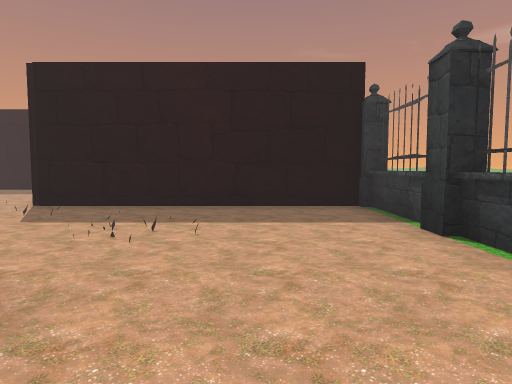
view 1 (above)

17 first-person views from a walk through a 3-D level made in the Unity game engine. The camera is 1.5 m above the floor, tilts 4° down and sees 75° across. The floor is counted in squares, 2 m on a side. Each view is taken from the middle of a square. On the plan, view 1 faces up. The plan holds only what a view shows up to about 11 squares ahead; the rest is blank. The place goes on beyond the plan. Some animated figures are left out.

view 2
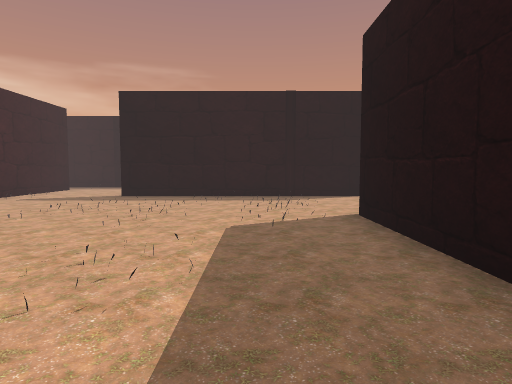

view 3
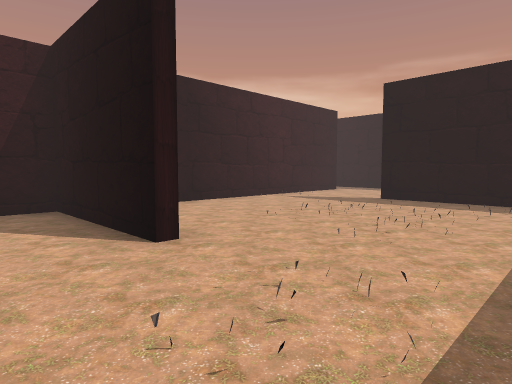

view 4
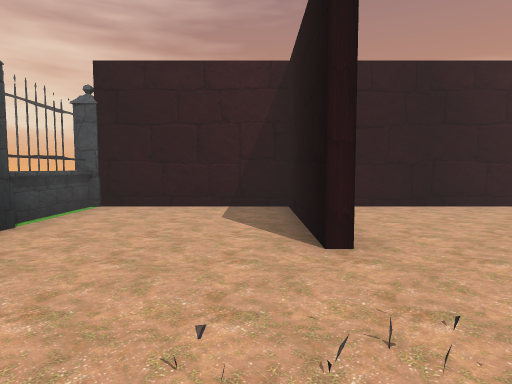

view 5
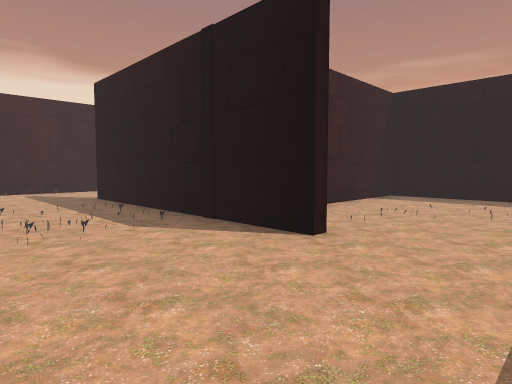

view 6
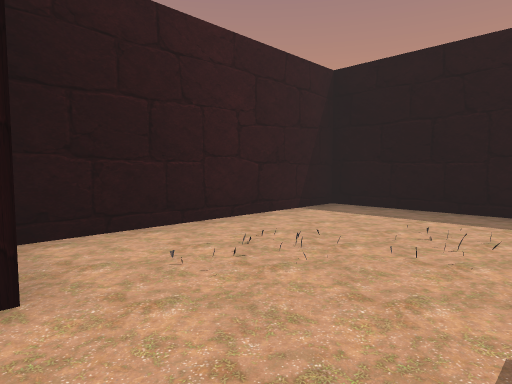

view 7
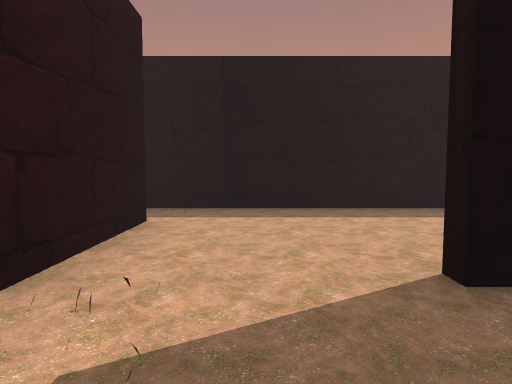

view 8
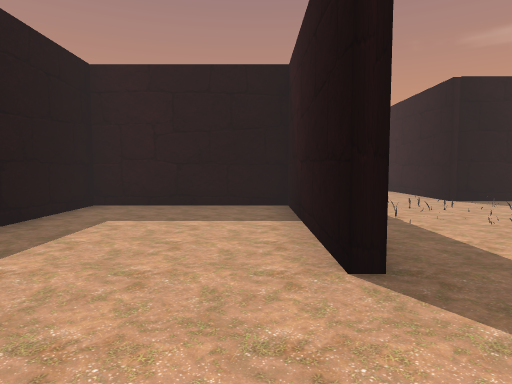

view 9
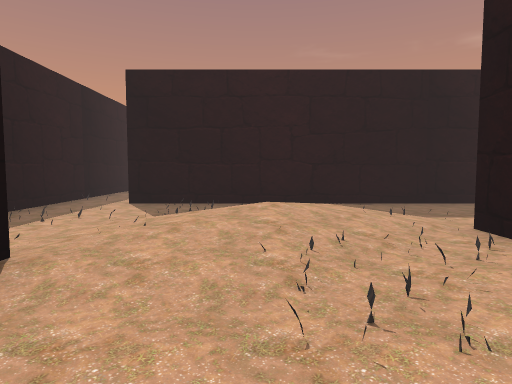

view 10
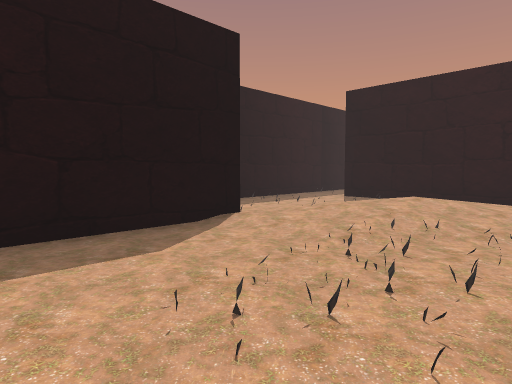

view 11
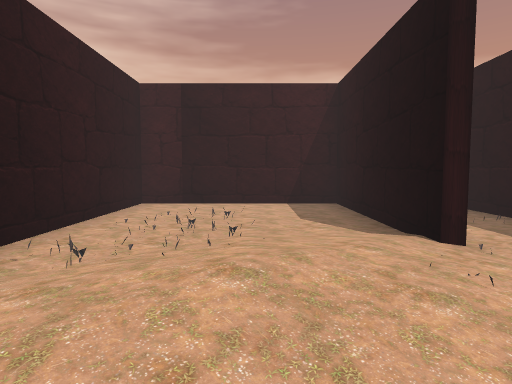

view 12
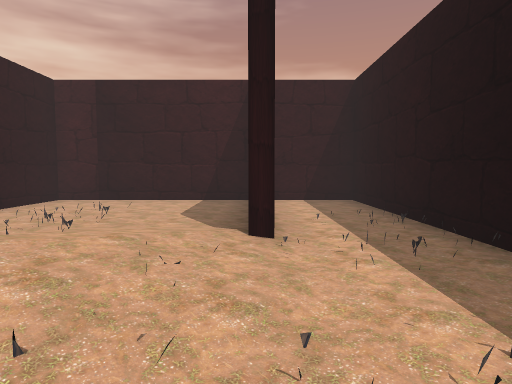

view 13
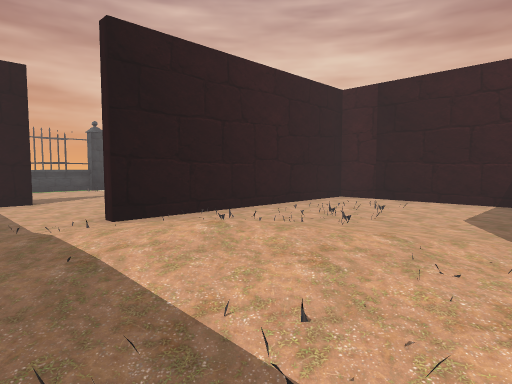

view 14
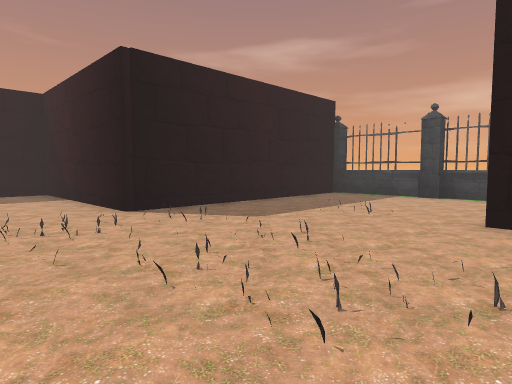

view 15
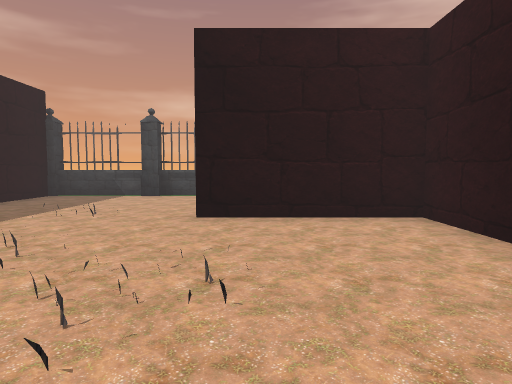

view 16
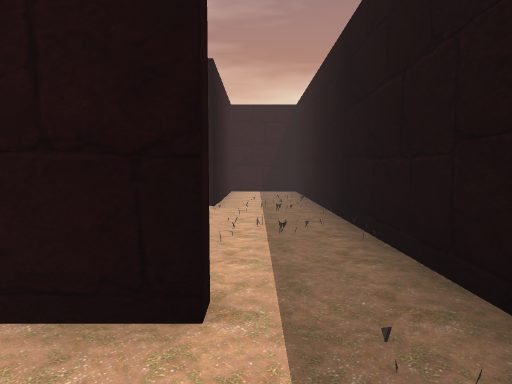

view 17
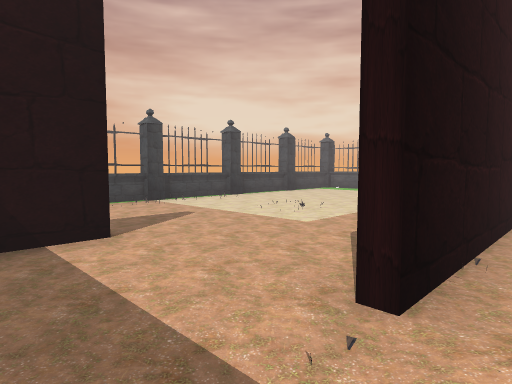

### Floor plan
Key: @ floor where view 1 was taken; # wall or solid block; . floor; / step, stairs or slope; O other object.
Columns run from 14 left of view 1 to 3 right of it. Each row starts with its distance up from view 1.
 10   ........#
  9 #.........#
  8 #.........#     O
  7 #.....#...#######O
  6 #######.........O
  5   #...#.........O
  4   #...#.........#O
  3   #...#.........O
  2   #...#.........O
  1   #.........#...#O
  0   #.........#.@.O
 -1   #.........#...O
 -2   #.#############O
 -3   #..////...#   O
 -4   #..////...#   O
 -5   #./////#......O
 -6   #./////#......O
 -7   #.#//..#......OO
 -8   #.#....# .....O
 -9   #.#....# .....O
-10   #.#....#  ....#O
-11   ########  ....O
-12              .. O
-13              ..

Where each view was taken, in squares from view 1:
view 1: 0 up, 0 right, facing up
view 2: 5 up, 1 right, facing left
view 3: 5 up, 0 right, facing down-left
view 4: 5 up, 1 left, facing down
view 5: 10 up, 5 left, facing down-left
view 6: 10 up, 8 left, facing down-left
view 7: 0 up, 6 left, facing left
view 8: 1 down, 9 left, facing up
view 9: 9 down, 8 left, facing up
view 10: 10 down, 6 left, facing up-left
view 11: 3 down, 8 left, facing down
view 12: 3 down, 10 left, facing down
view 13: 3 down, 10 left, facing down-right
view 14: 1 up, 7 left, facing up-right
view 15: 1 up, 7 left, facing right
view 16: 0 up, 11 left, facing down
view 17: 3 down, 6 left, facing down-right
